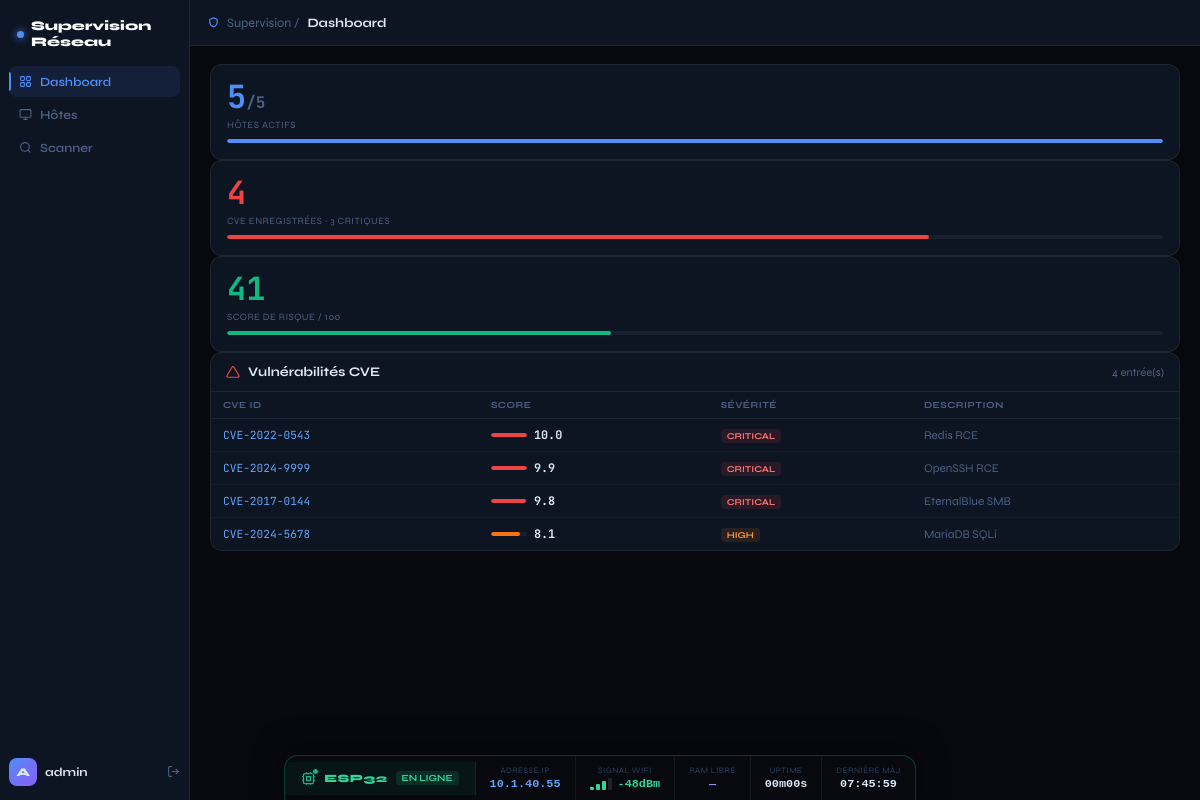
The app's page /dashboard (signed in) with its own data.
### tables this page shows
CREATE TABLE cves(id INTEGER PRIMARY KEY, cve_id TEXT, score REAL, severity TEXT, desc TEXT);

### app.py (the view)
@app.route('/dashboard')
@auth
def dashboard():
    c    = db()
    up   = c.execute("SELECT COUNT(*) FROM hosts WHERE status='up'").fetchone()[0]
    tot  = c.execute("SELECT COUNT(*) FROM hosts").fetchone()[0]
    cves = c.execute("SELECT * FROM cves ORDER BY score DESC").fetchall()
    c.close()
    return render_template('dashboard.html', up=up, tot=tot, cves=cves, username=session['user'])

### app.py (called while the page is built)
def db():
    c = sqlite3.connect(DB)
    c.row_factory = sqlite3.Row
    return c

def auth(f):
    from functools import wraps
    @wraps(f)
    def w(*a, **k):
        return f(*a, **k) if 'user' in session else redirect('/')
    return w

### templates/dashboard.html (shortened to what this page needs)
{% extends "base.html" %}
{% block title %}Dashboard{% endblock %}
{% block content %}
{% set crit = cves|selectattr('severity','equalto','CRITICAL')|list|length %}
{% set high = cves|selectattr('severity','equalto','HIGH')|list|length %}
{% set risk = [crit*12 + high*5, 100]|min %}
<div class="kpis">
  <div class="kpi">
    <div class="kn" style="color:#4f8ef7">{{ up }}<span style="font-size:1rem;color:#4a6285;">/{{ tot }}</span></div>
    <div class="kl">Hôtes actifs</div>
    <div class="bar-wrap"><div class="bar-fill" style="width:{{ (up/[tot,1]|max*100)|int }}%;background:#4f8ef7"></div></div>
  </div>
  <div class="kpi">
    <div class="kn" style="color:#ef4444">{{ cves|length }}</div>
    <div class="kl">CVE enregistrées · {{ crit }} critiques</div>
    <div class="bar-wrap"><div class="bar-fill" style="width:{{ (crit/[cves|length,1]|max*100)|int }}%;background:#ef4444"></div></div>
  </div>
  <div class="kpi">
    <div class="kn" style="color:{% if risk>=80 %}#ef4444{% elif risk>=50 %}#f97316{% else %}#10b981{% endif %}">{{ risk }}</div>
    <div class="kl">Score de risque / 100</div>
    <div class="bar-wrap"><div class="bar-fill" style="width:{{ risk }}%;background:{% if risk>=80 %}#ef4444{% elif risk>=50 %}#f97316{% else %}#10b981{% endif %}"></div></div>
  </div>
</div>
<div class="card">
  <div class="ch">
    <svg width="14" height="14" viewBox="0 0 24 24" fill="none" stroke="#ef4444" stroke-width="2"><path d="M10.29 3.86L1.82 18a2 2 0 001.71 3h16.94a2 2 0 001.71-3L13.71 3.86a2 2 0 00-3.42 0z"/></svg>
    <span class="ct-t">Vulnérabilités CVE</span>
    <span style="margin-left:auto;font-size:.7rem;color:#4a6285;">{{ cves|length }} entrée(s)</span>
  </div>
  <table class="tbl">
    <thead><tr><th>CVE ID</th><th>Score</th><th>Sévérité</th><th>Description</th></tr></thead>
    <tbody>
    {% for c in cves %}
    <tr>
      <td style="font-family:'JetBrains Mono',monospace;font-size:.7rem;color:#60a5fa;">{{ c.cve_id }}</td>
      <td>
        <div style="display:flex;align-items:center;gap:7px;">
          <div style="width:36px;height:4px;background:rgba(255,255,255,.05);border-radius:2px;overflow:hidden;">
            <div style="height:100%;border-radius:2px;width:{{ (c.score/10*100)|int }}%;background:{% if c.score>=9 %}#ef4444{% elif c.score>=7 %}#f97316{% elif c.score>=4 %}#fbbf24{% else %}#10b981{% endif %}"></div>
          </div>
          <span style="font-family:'JetBrains Mono',monospace;font-size:.74rem;font-weight:700;">{{ c.score }}</span>
        </div>
      </td>
      <td><span class="bg b{{ c.severity[0]|lower }}">{{ c.severity }}</span></td>
      <td style="color:#4a6285;font-size:.74rem;">{{ c.desc }}</td>
    </tr>
    {% endfor %}
    </tbody>
  </table>
</div>
{% endblock %}

### records on screen
cves: cve_id "CVE-2022-0543", score "10.0", severity "CRITICAL", desc "Redis RCE"
cves: cve_id "CVE-2024-9999", score "9.9", severity "CRITICAL", desc "OpenSSH RCE"
cves: cve_id "CVE-2017-0144", score "9.8", severity "CRITICAL", desc "EternalBlue SMB"
cves: cve_id "CVE-2024-5678", score "8.1", severity "HIGH", desc "MariaDB SQLi"

### other values on screen
{{ lb }} "Dashboard" "Hôtes" "Scanner"
{{ (username or'A')[0]|upper }} "A"
{{ username }} "admin"
{{ up }} "5"
{{ tot }} "5"
{{ cves|length }} "4"
{{ crit }} "3"
{{ risk }} "41"
